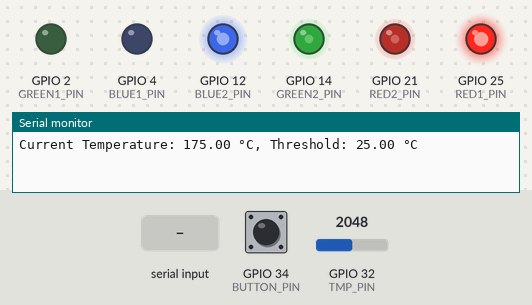
The program below on a simulated ESP32. Shown: output pins drawn as LEDs (lit = HIGH), the last lines printed to the serial monitor. The test bench sets the inputs (shaded band); at power-on: GPIO 34 (BUTTON_PIN) HIGH, GPIO 32 (TMP_PIN) = 2048.

Above: at 1.2 s.
1.3 s: GPIO 34 (BUTTON_PIN) pulled LOW for 0.15 s
At 3.0 s:
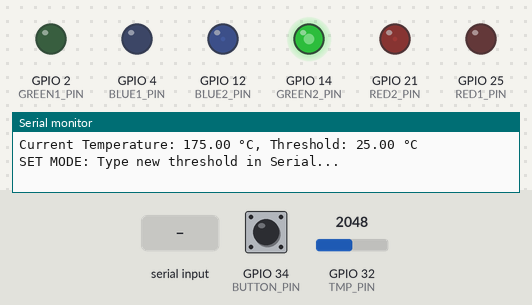
3.5 s: "90,45\n" received over Serial
At 4.4 s:
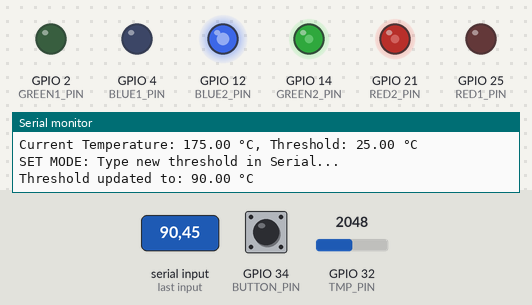
6.5 s: GPIO 32 (TMP_PIN) set to 1072
9.5 s: GPIO 32 (TMP_PIN) set to 1012
At 12.1 s:
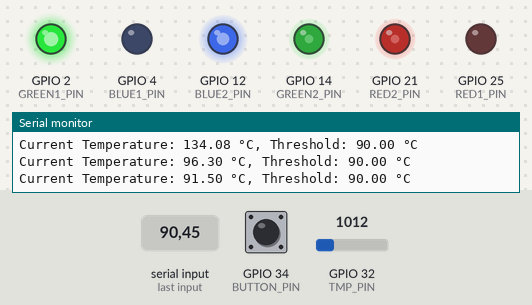
12.5 s: GPIO 34 (BUTTON_PIN) pulled LOW for 1 s
At 13.6 s:
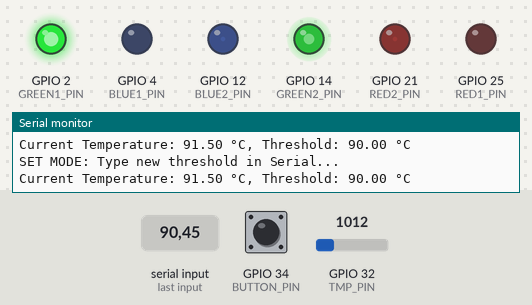
15.5 s: "200\n" received over Serial
At 18.2 s:
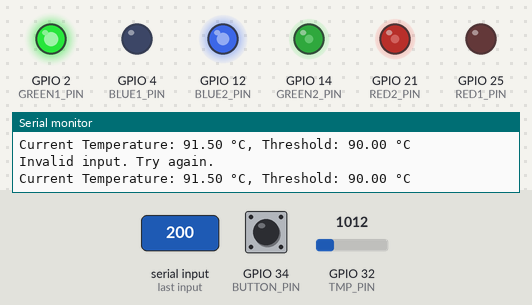
Timing chart, 0 to 18.5 s (numbered marks = the images above; inputs shaded):
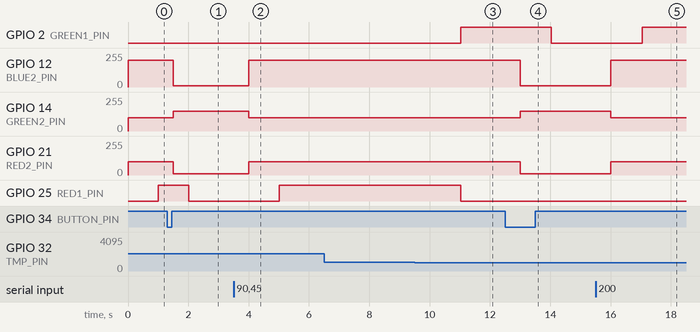

The program:

main.cpp
```cpp
#include <Arduino.h>

#define TMP_PIN 32
#define BUTTON_PIN 34

// RGB LED 1 (Temperature Status)
#define RED1_PIN 25
#define GREEN1_PIN 2
#define BLUE1_PIN 4

// RGB LED 2 (Mode Indicator)
#define RED2_PIN 21
#define GREEN2_PIN 14
#define BLUE2_PIN 12

#define SAMPLES 50
#define INTERVAL 1000
#define MILLIVOLTS_PER_CELSIUS 10
#define VOLTAGE_OFFSET -100

enum SystemMode
{
    MONITOR_MODE,
    SET_MODE
};
SystemMode currentMode = MONITOR_MODE;

float thresholdTemp = 25.0;
bool awaitingInput = false;

QueueHandle_t inputQueue;

// LED Control
void setRGB(int rPin, int gPin, int bPin, int r, int g, int b)
{
    ledcWrite(rPin, r);
    ledcWrite(gPin, g);
    ledcWrite(bPin, b);
}

// Temperature Reading
float readTemperature()
{
    float millivolts = 0;
    for (int i = 0; i < SAMPLES; ++i)
    {
        delay(INTERVAL / SAMPLES);
        millivolts += analogReadMilliVolts(TMP_PIN);
    }
    millivolts /= SAMPLES;
    return (millivolts - VOLTAGE_OFFSET) / MILLIVOLTS_PER_CELSIUS;
}

// Temp Task
void TempTask(void *pvParams)
{
    while (1)
    {
        if (currentMode == MONITOR_MODE)
        {
            float temp = readTemperature();
            Serial.printf("Current Temperature: %.2f °C, Threshold: %.2f °C\n", temp, thresholdTemp);

            if (temp < thresholdTemp - 1.5)
                setRGB(0, 1, 2, 0, 0, 255); // Blue - cold
            else if (temp > thresholdTemp + 1.5)
                setRGB(0, 1, 2, 255, 0, 0); // Red - hot
            else
                setRGB(0, 1, 2, 0, 255, 0); // Green - comfort
        }
        else
        {
            setRGB(0, 1, 2, 0, 0, 0); // OFF in SET mode
        }

        // Check the queue for new threshold value
        if (xQueueReceive(inputQueue, &thresholdTemp, 0) == pdTRUE)
        {
            Serial.printf("Threshold updated to: %.2f °C from queue\n", thresholdTemp);
        }

        vTaskDelay(pdMS_TO_TICKS(1000));
    }
}

// Mode Indicator LED2
void ModeLedTask(void *pvParams)
{
    while (1)
    {
        if (currentMode == MONITOR_MODE)
            setRGB(3, 4, 5, 100, 100, 200); // Yellow
        else
            setRGB(3, 4, 5, 10, 150, 10); // Cyan
        vTaskDelay(pdMS_TO_TICKS(500));
    }
}

// Button Task
void ButtonTask(void *pvParams)
{
    pinMode(BUTTON_PIN, INPUT);
    bool lastState = HIGH;

    while (1)
    {
        bool currentState = digitalRead(BUTTON_PIN);
        if (lastState == HIGH && currentState == LOW)
        {
            currentMode = (currentMode == MONITOR_MODE) ? SET_MODE : MONITOR_MODE;
            Serial.println(currentMode == SET_MODE ? "SET MODE: Type new threshold in Serial..." : "MONITOR MODE");

            if (currentMode == SET_MODE)
            {
                awaitingInput = true;
            }

            vTaskDelay(pdMS_TO_TICKS(300)); // Debounce
        }
        lastState = currentState;
        vTaskDelay(pdMS_TO_TICKS(50));
    }
}

// Serial Input Handler
void SerialTask(void *pvParams)
{
    String input = "";
    while (1)
    {
        if (awaitingInput && Serial.available())
        {
            input = Serial.readStringUntil('\n');
            float newThreshold = input.toFloat();
            if (newThreshold > -100 && newThreshold < 150)
            {
                xQueueSend(inputQueue, &newThreshold, portMAX_DELAY); // Send the new threshold to the queue
                Serial.printf("Threshold updated to: %.2f °C\n", newThreshold);
            }
            else
            {
                Serial.println("Invalid input. Try again.");
            }

            awaitingInput = false;
            currentMode = MONITOR_MODE;
        }
        vTaskDelay(pdMS_TO_TICKS(100));
    }
}

// Setup PWM Channels
void setupPWM()
{
    for (int ch = 0; ch < 6; ch++)
    {
        ledcSetup(ch, 5000, 8);
    }
    ledcAttachPin(RED1_PIN, 0);
    ledcAttachPin(GREEN1_PIN, 1);
    ledcAttachPin(BLUE1_PIN, 2);
    ledcAttachPin(RED2_PIN, 3);
    ledcAttachPin(GREEN2_PIN, 4);
    ledcAttachPin(BLUE2_PIN, 5);
}

void setup()
{
    Serial.begin(115200);
    setupPWM();

    // Create the queue to hold a single float (threshold value)
    inputQueue = xQueueCreate(1, sizeof(float));

    xTaskCreate(TempTask, "Temperature", 2048, NULL, 1, NULL);
    xTaskCreate(ButtonTask, "Button", 2048, NULL, 2, NULL);
    xTaskCreate(ModeLedTask, "ModeLED", 1024, NULL, 1, NULL);
    xTaskCreate(SerialTask, "SerialInput", 2048, NULL, 1, NULL);
}

void loop()
{
    // Nothing here. Tasks handle everything.
}
```

Measured:
- the behaviour switches between 1013 and 1012 on GPIO 32 (TMP_PIN) (found by bisection; images 2 and 3)
- after the input at 1.3 s, GPIO 12 (BLUE2_PIN): 199/255 → 10/255 after 0.20 s; GPIO 14 (GREEN2_PIN): 100/255 → 149/255 after 0.20 s; GPIO 21 (RED2_PIN): 100/255 → 10/255 after 0.20 s; GPIO 25 (RED1_PIN): HIGH → LOW after 0.71 s
- after the input at 3.5 s, GPIO 12 (BLUE2_PIN): 10/255 → 199/255 after 0.50 s; GPIO 14 (GREEN2_PIN): 149/255 → 100/255 after 0.50 s; GPIO 21 (RED2_PIN): 10/255 → 100/255 after 0.50 s; GPIO 25 (RED1_PIN): LOW → HIGH after 1.5 s
- after the input at 9.5 s, GPIO 2 (GREEN1_PIN): LOW → HIGH after 1.5 s; GPIO 25 (RED1_PIN): HIGH → LOW after 1.5 s
- after the input at 12.5 s, GPIO 2 (GREEN1_PIN): HIGH → LOW after 1.5 s; GPIO 12 (BLUE2_PIN): 199/255 → 10/255 after 0.50 s; GPIO 14 (GREEN2_PIN): 100/255 → 149/255 after 0.50 s; GPIO 21 (RED2_PIN): 100/255 → 10/255 after 0.50 s
- after the input at 15.5 s, GPIO 2 (GREEN1_PIN): LOW → HIGH after 1.5 s; GPIO 12 (BLUE2_PIN): 10/255 → 199/255 after 0.50 s; GPIO 14 (GREEN2_PIN): 149/255 → 100/255 after 0.50 s; GPIO 21 (RED2_PIN): 10/255 → 100/255 after 0.50 s
